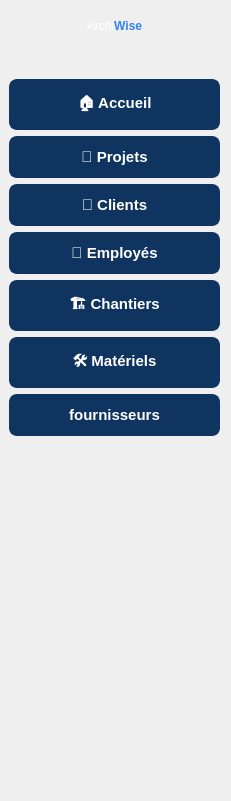
   <widget class="QWidget" name="side" native="true">
    <property name="geometry">
     <rect>
      <x>0</x>
      <y>0</y>
      <width>231</width>
      <height>801</height>
     </rect>
    </property>
    <property name="styleSheet">
     <string notr="true">QWidget#side {
    background-color: #1e1e1e;
}
</string>
    </property>
    <widget class="QWidget" name="layoutWidget_2">
     <property name="geometry">
      <rect>
       <x>9</x>
       <y>19</y>
       <width>211</width>
       <height>521</height>
      </rect>
     </property>
     <layout class="QVBoxLayout" name="verticalLayout_2">
      <item>
       <widget class="QLabel" name="titlelabel_2">
        <property name="styleSheet">
         <string notr="true">QLabel {
	font: 18pt &quot;Segoe UI&quot;;
    color: white;
}
</string>
        </property>
        <property name="text">
         <string>&lt;html&gt;&lt;head/&gt;&lt;body&gt;&lt;p align=&quot;center&quot;&gt;Archi&lt;span style=&quot; font-weight:700; color:#3282f6;&quot;&gt;Wise&lt;/span&gt;&lt;/p&gt;&lt;/body&gt;&lt;/html&gt;</string>
        </property>
       </widget>
      </item>
      <item>
       <spacer name="verticalSpacer_3">
        <property name="orientation">
         <enum>Qt::Orientation::Vertical</enum>
        </property>
        <property name="sizeType">
         <enum>QSizePolicy::Policy::Minimum</enum>
        </property>
        <property name="sizeHint" stdset="0">
         <size>
          <width>20</width>
          <height>40</height>
         </size>
        </property>
       </spacer>
      </item>
      <item>
       <widget class="QPushButton" name="btnhome_2">
        <property name="styleSheet">
         <string notr="true">QPushButton {
    background-color: #0f3460;  /* Bleu foncé moderne */
    color: white;
    font-size: 15px;
    font-weight: bold;
    border: 2px solid #0f3460;
    border-radius: 8px; /* Coins arrondis */
    padding: 10px 15px;
    transition: 0.3s;
}

QPushButton:hover {
    background-color: #1a5276;  /* Bleu plus clair au survol */
    border: 2px solid white;
}

QPushButton:pressed {
    background-color: #e94560; /* Rouge clair au clic */
    border: 2px solid #e94560;
}
QPushButton:pressed {
    background-color: #e94560;
    border: 2px solid #e94560;
    transform: scale(0.95); /* Effet d'appui */
}
</string>
        </property>
        <property name="text">
         <string>🏠 Accueil</string>
        </property>
       </widget>
      </item>
      <item>
       <widget class="QPushButton" name="btnProjects_2">
        <property name="styleSheet">
         <string notr="true">QPushButton {
    background-color: #0f3460;  /* Bleu foncé moderne */
    color: white;
    font-size: 15px;
    font-weight: bold;
    border: 2px solid #0f3460;
    border-radius: 8px; /* Coins arrondis */
    padding: 10px 15px;
    transition: 0.3s;
}

QPushButton:hover {
    background-color: #1a5276;  /* Bleu plus clair au survol */
    border: 2px solid white;
}

QPushButton:pressed {
    background-color: #e94560; /* Rouge clair au clic */
    border: 2px solid #e94560;
}
</string>
        </property>
        <property name="text">
         <string>📂 Projets</string>
        </property>
       </widget>
      </item>
      <item>
       <widget class="QPushButton" name="btnclients_2">
        <property name="styleSheet">
         <string notr="true">QPushButton {
    background-color: #0f3460;  /* Bleu foncé moderne */
    color: white;
    font-size: 15px;
    font-weight: bold;
    border: 2px solid #0f3460;
    border-radius: 8px; /* Coins arrondis */
    padding: 10px 15px;
    transition: 0.3s;
}

QPushButton:hover {
    background-color: #1a5276;  /* Bleu plus clair au survol */
    border: 2px solid white;
}

QPushButton:pressed {
    background-color: #e94560; /* Rouge clair au clic */
    border: 2px solid #e94560;
}
</string>
        </property>
        <property name="text">
         <string>👥 Clients</string>
        </property>
       </widget>
      </item>
      <item>
       <widget class="QPushButton" name="btnemployee_2">
        <property name="styleSheet">
         <string notr="true">QPushButton {
    background-color: #0f3460;  /* Bleu foncé moderne */
    color: white;
    font-size: 15px;
    font-weight: bold;
    border: 2px solid #0f3460;
    border-radius: 8px; /* Coins arrondis */
    padding: 10px 15px;
    transition: 0.3s;
}

QPushButton:hover {
    background-color: #1a5276;  /* Bleu plus clair au survol */
    border: 2px solid white;
}

QPushButton:pressed {
    background-color: #e94560; /* Rouge clair au clic */
    border: 2px solid #e94560;
}
</string>
        </property>
        <property name="text">
         <string>👷 Employés</string>
        </property>
       </widget>
      </item>
      <item>
       <widget class="QPushButton" name="btnchantiers_2">
        <property name="styleSheet">
         <string notr="true">QPushButton {
    background-color: #0f3460;  /* Bleu foncé moderne */
    color: white;
    font-size: 15px;
    font-weight: bold;
    border: 2px solid #0f3460;
    border-radius: 8px; /* Coins arrondis */
    padding: 10px 15px;
    transition: 0.3s;
}

QPushButton:hover {
    background-color: #1a5276;  /* Bleu plus clair au survol */
    border: 2px solid white;
}

QPushButton:pressed {
    background-color: #e94560; /* Rouge clair au clic */
    border: 2px solid #e94560;
}
</string>
        </property>
        <property name="text">
         <string>🏗️ Chantiers</string>
        </property>
       </widget>
      </item>
      <item>
       <widget class="QPushButton" name="btnmateriels_2">
        <property name="styleSheet">
         <string notr="true">QPushButton {
    background-color: #0f3460;  /* Bleu foncé moderne */
    color: white;
    font-size: 15px;
    font-weight: bold;
    border: 2px solid #0f3460;
    border-radius: 8px; /* Coins arrondis */
    padding: 10px 15px;
    transition: 0.3s;
}

QPushButton:hover {
    background-color: #1a5276;  /* Bleu plus clair au survol */
    border: 2px solid white;
}

QPushButton:pressed {
    background-color: #e94560; /* Rouge clair au clic */
    border: 2px solid #e94560;
}
</string>
        </property>
        <property name="text">
         <string>🛠️ Matériels</string>
        </property>
       </widget>
      </item>
      <item>
       <widget class="QPushButton" name="btnmateriels_3">
        <property name="styleSheet">
         <string notr="true">QPushButton {
    background-color: #0f3460;  /* Bleu foncé moderne */
    color: white;
    font-size: 15px;
    font-weight: bold;
    border: 2px solid #0f3460;
    border-radius: 8px; /* Coins arrondis */
    padding: 10px 15px;
    transition: 0.3s;
}

QPushButton:hover {
    background-color: #1a5276;  /* Bleu plus clair au survol */
    border: 2px solid white;
}

QPushButton:pressed {
    background-color: #e94560; /* Rouge clair au clic */
    border: 2px solid #e94560;
}
</string>
        </property>
        <property name="text">
         <string>fournisseurs</string>
        </property>
       </widget>
      </item>
      <item>
       <spacer name="verticalSpacer_4">
        <property name="orientation">
         <enum>Qt::Orientation::Vertical</enum>
        </property>
        <property name="sizeHint" stdset="0">
         <size>
          <width>20</width>
          <height>40</height>
         </size>
        </property>
       </spacer>
      </item>
     </layout>
    </widget>
   </widget>
